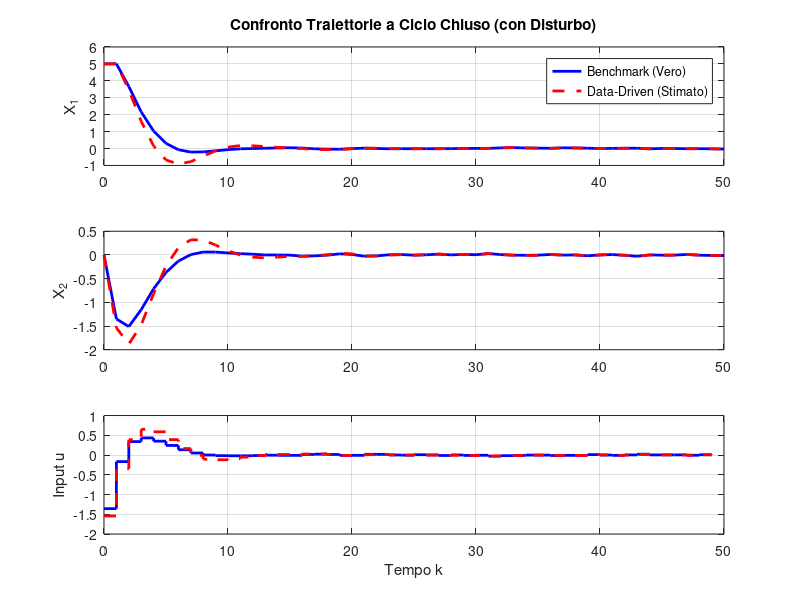

Reproduce this figure in MATLAB.
fprintf("\nVerifica di ottimalità Controllo U\n");

load("Script_raccolta_DatiCosto_2.mat","n","m","N");
load("Stima_costo_J.mat");

% Carico i parametri "veri"
A_v = [1 1;
    0 1];
B_v = [0; 1];
Q_sv = [0.2 0;
    0 0];
R_v = 1;
S_v = Q_sv;

% In Stima_costo mi sono salvato le matrici M_vera e H_vera

T_sim = 50; % Passi simulazione
x0 = [5; 0]; % Stato iniziale
noise = 0.01;

% Inizializzo Vettori di Raccolta
x_hist_stima = zeros(n,T_sim +1);
u_hist_stima = zeros(m,T_sim);

x_hist_vera = zeros(n,T_sim +1);
u_hist_vera = zeros(m,T_sim);

% Inizializzo vettori (lo stato iniziale deve essere uguale)
x_hist_vera(:,1) = x0;
x_hist_stima(:,1) = x0;

% Stati correnti
x_curr_stima = x0;
x_curr_vera  = x0;

% Definisco le variabili per J_history
J_cum_stima = 0;
J_cum_vera = 0;

for k = 1:T_sim
    % Genero il disturbo
    d = noise * randn(n , 1);

    % Calcolo la sequenza di controllo poi prendo solo il primo valore
    U_seq_stima = -(M_stima \ H_stima) * x_curr_stima;
    u_stima = U_seq_stima(1:m);

    % Definisco costo attuale e costruisco quello comulativo
    costo_att_stima = x_curr_stima' * Q_sv * x_curr_stima + u_stima' * R_v * u_stima;
    J_cum_stima = J_cum_stima + costo_att_stima;

    x_next_stima = A_v * x_curr_stima + B_v * u_stima + d; % Ho aggiunto direttamente qui il distrubo

    % Mi salvo la storia stimata
    u_hist_stima(:,k) = u_stima;
    x_hist_stima(:,k+1) = x_next_stima;
    x_curr_stima = x_next_stima; % Aggiorna stato

    % Calcolo la sequenza di controllo ottima reale
    U_seq_vera = -(M_vera \ H_vera) * x_curr_vera;
    u_vera = U_seq_vera(1:m);

    % Definisco costo attuale e costruisco quello comulativo
    costo_att_vera = x_curr_vera' * Q_sv * x_curr_vera + u_vera' * R_v * u_vera;
    J_cum_vera = J_cum_vera  + costo_att_vera;

    x_next_vera = A_v * x_curr_vera + B_v * u_vera + d ;
    
    % Mi salvo la storia vera
    u_hist_vera(:,k) = u_vera;
    x_hist_vera(:,k+1) = x_next_vera;
    x_curr_vera = x_next_vera; % Aggiorna stato
end

% Aggiungo al costo Totale anche il costo terminale
J_cum_stima = J_cum_stima + x_curr_stima' * S_v * x_curr_stima;
J_cum_vera  = J_cum_vera + x_curr_vera' * S_v * x_curr_vera;

loss_perc = ((J_cum_stima - J_cum_vera) / J_cum_vera) * 100;

fprintf('\n--- RISULTATI PERFORMANCE ---\n');
fprintf('Costo Cumulativo VERO (Benchmark): %.4f\n', J_cum_vera);
fprintf('Costo Cumulativo STIMATO:          %.4f\n', J_cum_stima);
fprintf('Perdita di Performance:            %.2f%%\n', loss_perc);

% --- 6. GRAFICI DEI RISULTATI ---
t_axis = 0:T_sim;
t_axis_u = 0:T_sim-1;
figure('Name', 'Confronto Closed-Loop: Stimato vs Vero', 'Color', 'w');

% Plot Stato 1 (Posizione)
subplot(3,1,1);
plot(t_axis, x_hist_vera(1,:), 'b', 'LineWidth', 2, 'DisplayName', 'Benchmark (Vero)');
hold on;
plot(t_axis, x_hist_stima(1,:), 'r--', 'LineWidth', 2, 'DisplayName', 'Data-Driven (Stimato)');
ylabel('X_1'); grid on; legend;
title('Confronto Traiettorie a Ciclo Chiuso (con Disturbo)');

% Plot Stato 2 (Velocità)
subplot(3,1,2);
plot(t_axis, x_hist_vera(2,:), 'b', 'LineWidth', 2);
hold on;
plot(t_axis, x_hist_stima(2,:), 'r--', 'LineWidth', 2);
ylabel('X_2'); grid on;

% Plot Ingresso (Controllo)
subplot(3,1,3);
stairs(t_axis_u, u_hist_vera(1,:), 'b', 'LineWidth', 2);
hold on;
stairs(t_axis_u, u_hist_stima(1,:), 'r--', 'LineWidth', 2);
ylabel('Input u'); xlabel('Tempo k'); grid on;